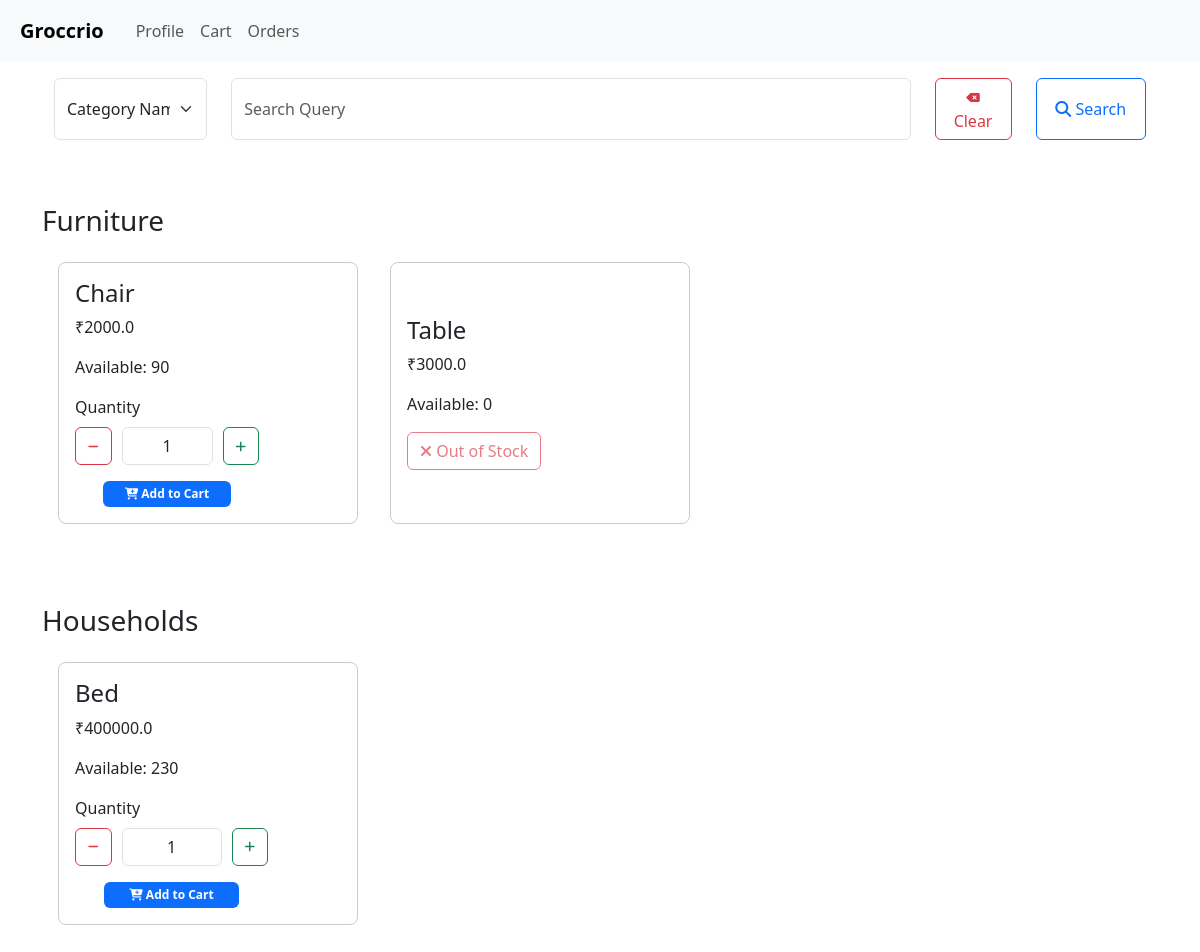
The app's page / (signed in) with its own data.
### models.py (models this page shows)
class Category(db.Model):
  __tablename__ = 'category'
  id = db.Column(db.Integer, primary_key=True)
  name = db.Column(db.String(64), nullable=False)
  products = db.relationship('Product', backref='category', lazy=True)

class Product(db.Model):
  __tablename__ = 'product'
  id = db.Column(db.Integer, primary_key=True)
  name = db.Column(db.String(64), nullable=False)
  category_id = db.Column(db.Integer, db.ForeignKey('category.id'), nullable=True)
  price = db.Column(db.Float, nullable=False)
  quantity = db.Column(db.Integer, nullable=False)
  man_date = db.Column(db.Date, nullable=False)
  carts = db.relationship('Cart', backref='product', lazy=True)
  orders = db.relationship('Order', backref='product', lazy=True)

### routes.py (the view, shortened to what this page needs)
@app.route('/')
@auth_required
def index():
  user = User.query.get(session['user_id'])
  if not user.is_admin:
    parameter = request.args.get('parameter')
    query = request.args.get('query')
    parameters = {
      'category': 'Category Name',
      'product': "Product Name",
      'price': "Max Price"
    }
    if not parameter or not query:
      return render_template('index.html', user=user, categories=Category.query.all(), parameters= parameters)
  return render_template('admin.html', user=user, categories=Category.query.all())

### routes.py (called while the page is built)
def auth_required(func):
  @wraps(func)
  def wrapper(*args, **kwargs):
    if 'user_id' not in session:
      flash("Please login to continue.")
      return redirect(url_for('login'))
    return func(*args, **kwargs)
  return wrapper

### templates/index.html (shortened to what this page needs)
{%extends 'layout.html'%} {%block title %} Home - Groccrio {%endblock%} {%block
content %} {%include 'searchbar.html' with context %}
<div class="categories-list">
  {% for category in categories %}
  <div class="category">
    <h3>{{category.name}}</h3>
    <div class="product-list">
      {%for product in category.products %} {% if (price and product.price <=
      price) or (name and name.lower() in product.name.lower()) or (not price
      and not name) %}
      <div class="product">
        <div class="product-info">
          <h4>{{product.name}}</h4>
          <p>&#8377;{{product.price}}</p>
          <p>Available: {{product.quantity}}</p>
          {% if product.quantity > 0 %}
          <div class="add-to-cart">
            <form
              action="{{url_for('add_to_cart', product_id=product.id)}}"
              class="product-quantity"
              method="post"
            >
              <label for="quantity" class="form-label">Quantity </label>
              <div class="quantity">
                <button
                  onclick="decreaseQty({{product.id}})"
                  type="button"
                  class="btn btn-outline-danger"
                >
                  <i class="fas fa-minus fa-xs"></i>
                </button>
                <input
                  type="number"
                  name="quantity"
                  id="quantity"
                  value="1"
                  min="1"
                  max="{{product.quantity}}"
                  class="form-control quantity-input-{{product.id}}"
                />
                <button
                  onclick="increaseQty({{product.id}}, {{product.quantity}})"
                  type="button"
                  class="btn btn-outline-success"
                >
                  <i class="fas fa-plus fa-xs"></i>
                </button>
              </div>
              <div class="w-100 d-flex justify-content-center">
                <button
                  type="submit"
                  class="btn btn-success add-to-cart-button"
                >
                  <i class="fas fa-cart-plus"></i>
                  Add to Cart
                </button>
              </div>
            </form>
          </div>
          {% else %}
          <button type="button" class="btn btn-outline-danger" disabled>
            <i class="fas fa-times"></i>
            Out of Stock
          </button>
          {% endif %}
        </div>
      </div>
      {% endif %} {%endfor%}
    </div>
  </div>
  {%endfor%}
</div>
{%endblock%}

### templates/layout.html (shortened to what this page needs)
<!DOCTYPE html>
<html lang="en">
  <head>
    <link
      href="https://cdn.jsdelivr.net/npm/bootstrap@5.3.3/dist/css/bootstrap.min.css"
      rel="stylesheet"
    />
    <link
      rel="stylesheet"
      href="https://cdnjs.cloudflare.com/ajax/libs/font-awesome/6.7.2/css/all.min.css"
    />
  </head>
  <body>
    {% include 'nav.html'%}
    <div class="container">
      {%block content%} {%endblock%} {%block script%} {%endblock%}
    </div>
  </body>
</html>

### templates/nav.html (shortened to what this page needs)
<nav class="navbar navbar-expand-lg bg-body-tertiary">
  <div class="container-fluid">
    <a class="navbar-brand p-2 fw-bold" href="/">Groccrio</a>
    <div class="collapse navbar-collapse" id="navbarNav">
      <ul class="navbar-nav">
        {% if user %}
        <li class="nav-item">
          <a href="{{url_for('profile')}}" aria-current="page" class="nav-link"
            >Profile</a
          >
        </li>
        {% if not user.is_admin %}
        <li class="nav-item">
          <a href="{{url_for('cart')}}" aria-current="page" class="nav-link"
            >Cart</a
          >
        </li>
        <li class="nav-item">
          <a href="{{url_for('orders')}}" aria-current="page" class="nav-link"
            >Orders</a
          >
        </li>
        {% endif %} {% endif %}
      </ul>
    </div>
  </div>
</nav>

### templates/searchbar.html (shortened to what this page needs)
<nav class="navbar">
  <div class="container-fluid py-2">
    <form action="" class="d-flex align-items-center w-100">
      <div class="mb-3 w-100 d-flex flex-row justify-content-around gap-4">
        <select name="parameter" id="parameter" class="form-select">
          {% for param in parameters %} {% if param == parameter %}
          <option value="{{param}}" selected>{{parameters[param]}}</option>
          {% else %}
          <option value="{{param}}">{{parameters[param]}}</option>
          {% endif %} {% endfor %}
        </select>
        <input
          name="query"
          id="query"
          class="form-control"
          type="text"
          placeholder="Search Query"
          value="{{query}}"
        />
        <button
          type="button"
          onclick="clearSearch()"
          id="clear"
          class="btn btn-outline-danger clear-button"
        >
          <i class="fas fa-backspace fa-xs"></i>
          Clear
        </button>
        <button type="submit" id="submit" class="btn btn-outline-primary">
          <i class="fas fa-search"></i>
          Search
        </button>
      </div>
    </form>
  </div>
</nav>

### templates/index.html (style rules this page uses)
.categories-list { width: 100%; display: flex; flex-direction: column; align-items: left; }
.category { width: 100; margin: 32px 0; }
.product-list { display: flex; flex-wrap: wrap; justify-content: left; }
.product { width: 300px; margin: 16px; padding: 16px; border: 1px solid #ccc; border-radius: 8px; display: flex; justify-content: space-between; align-items: center; }
.product-info { display: flex; flex-direction: column; align-items: flex-start; }
.add-to-cart { display: flex; flex-direction: column; align-items: flex-end; }
.add-to-cart-button { width: 70%; margin-top: 16px; padding: 4px 10px; border: none; border-radius: none; background-color: #0d6efd; color: #fff; font-size: 12px; font-weight: bold; cursor: pointer; }
.quantity { display: flex; align-items: center; justify-content: center; flex-direction: row; }
.product-quantity { display: flex; flex-direction: column; align-items: left; }
.product-quantity label { margin-right: 8px; }
.product-quantity input { text-align: center; -moz-appearance: textfield; margin: 0 10px; }

### templates/searchbar.html (style rules this page uses)
#parameter { width: 20%; }
#submit { width: 15%; }
#clear { width: 10%; }

### records on screen
Category: name "Furniture"
Product: name "Chair", price "2000.0", quantity "90", quantity "1"
Product: name "Table", price "3000.0", quantity "0", shows "Out of Stock"
Category: name "Households"
Product: name "Bed", price "400000.0", quantity "230"

### other values on screen
form field parameter "Category Name"
